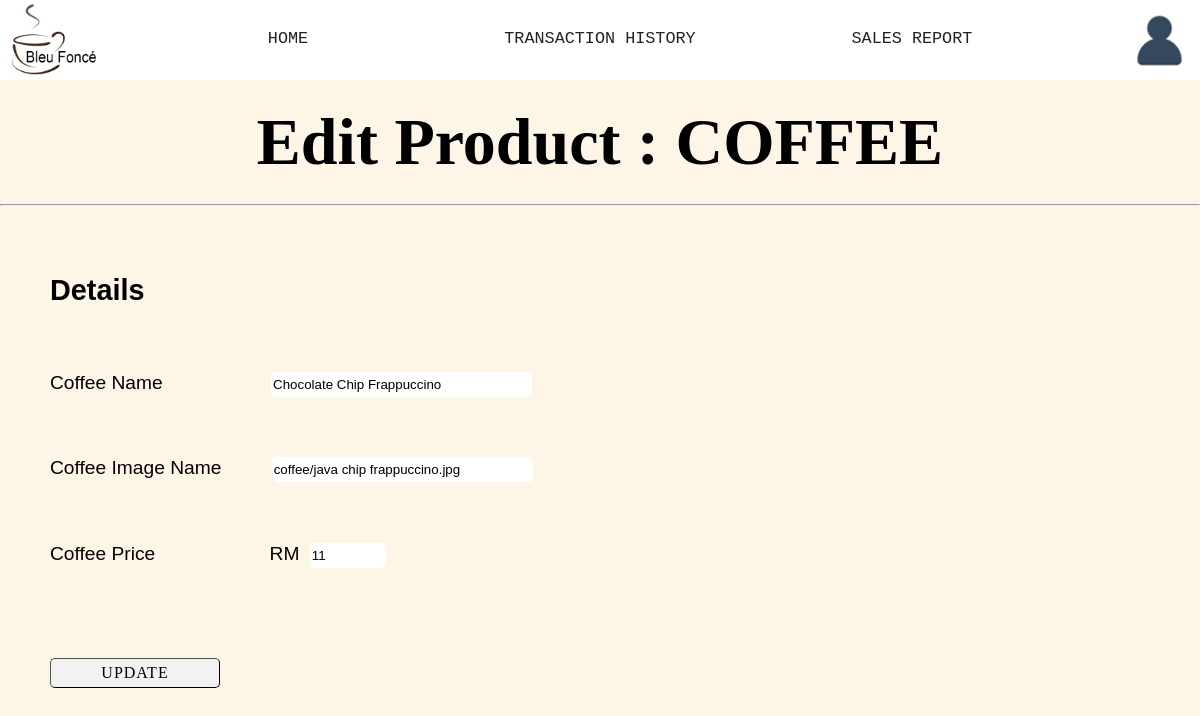
/ADMIN/A.Edit Coffee Form.php?edit&id=91544, run on the app's committed database.
### tables this page shows
CREATE TABLE IF NOT EXISTS `menu_coffee` (
  `coffee_ID` int(11) NOT NULL,
  `coffee_name` varchar(100) NOT NULL,
  `coffee_img_name` varchar(100) NOT NULL,
  `coffee_price` double NOT NULL,
  PRIMARY KEY (`coffee_ID`)
);

### ADMIN/A.Edit Coffee Form.php (the view, shortened to what this page needs)
<?php include("dataconnection.php")?>
<html>
<head>
</head>
<body>
	<?php include("A.header.php");?>
	<?php
		if(isset($_REQUEST["edit"]))
		{
			$id=$_REQUEST["id"];
			$update=true;
			$data="SELECT * FROM menu_coffee WHERE coffee_id=$id";
			$result=mysqli_query($connect, $data);
			if(mysqli_num_rows($result)==1)
			{
				$row=mysqli_fetch_array($result);
				$name=$row["coffee_name"];
				$img=$row["coffee_img_name"];
				$price=$row["coffee_price"];
			}
		}
	?>
	<h1>Edit Product : COFFEE</h1>
	<hr/>
	<br/><br/>
	<form method="post">
		<h2>Details</h2>
		<br/>
		<p id="name">
		<label>Coffee Name</label>
		<input type="text" name="coff_name" required size="30" maxlength="100" value="<?php echo $name; ?>"/>
		</p>
		<br/>
		<p id="img">
		<label>Coffee Image Name</label>
		<input type="text" name="coff_img_name" required size="30" maxlength="100" value="<?php echo $img; ?>"/>
		</p>
		<br/>
		<p id="price">
		<label>Coffee Price</label>
		<label style="margin-left:109px;">RM</label>
		<input type="number" name="coff_price" step="0.10" value="<?php echo $price; ?>" min="0.10" max="20" required />
		</p>
		<br/>
		<p id="subbtn">
		<?php if($update==true):?>
			<input type="submit" name="subbtn" value="UPDATE"/>
		<?php else: ?>
			<input type="submit" name="subbtn" value="SAVE"/>
		<?php endif ?>
		</p>
	</form>
</body>
</html>

### ADMIN/A.Edit Coffee Form.php (style rules this page uses)
body { background-color: #FDF5E6; }
h1 { text-align:center;font-size: 5.5vw;margin-top:2%;margin-bottom:2%; }
form { margin-left:50px; font-size:120%; }
#name input[type="text"] { border-style: none; height: 25px; margin-left: 103px; border-radius: 5px; }
#img input[type="text"] { border-style: none; height: 25px; margin-left: 45px; border-radius: 5px; }
#price input[type="number"] { border-style: none; height: 25px; margin-left:5px; border-radius: 5px; }
#subbtn input[type="submit"] { margin-top:30px; width: 170px; height:30px; letter-spacing: 1px; border-radius: 5px; border-width:1px; background-color:f2f2f2; font-size:16px; font-family:times new roman; }

### ADMIN/A.header.php (style rules this page uses)
body { margin: 0; font-family: Arial, Helvetica, sans-serif; background-color:#FDF5E6; margin-bottom:10%; }
h1 { font-family:times new roman; }

### data on the page
menu_coffee: coff_name "Chocolate Chip Frappuccino", coff_img_name "coffee/java chip frappuccino.jpg", coff_price "11"
